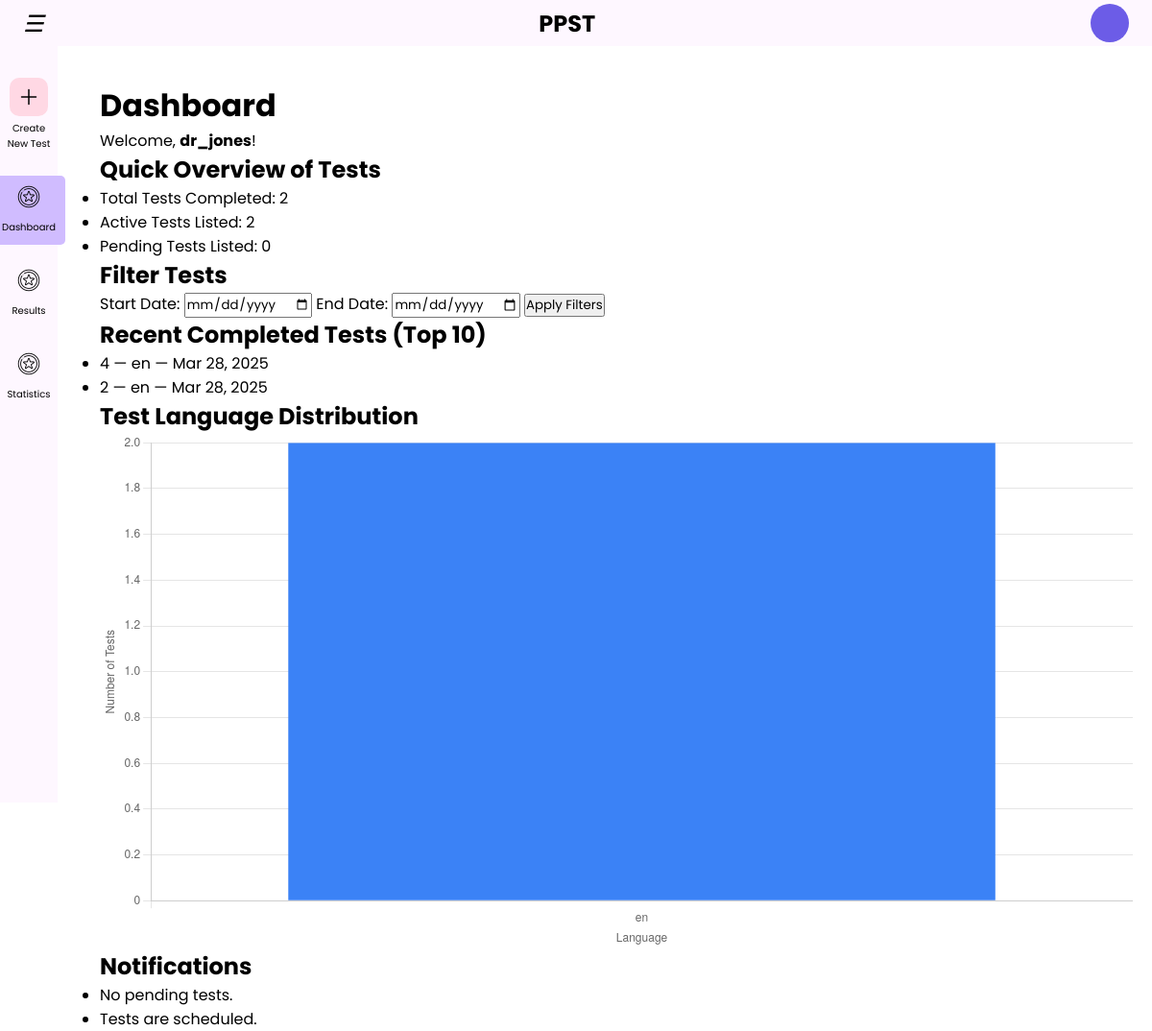
The page /basic/doctor-dashboard (signed in) on the database as committed earlier.
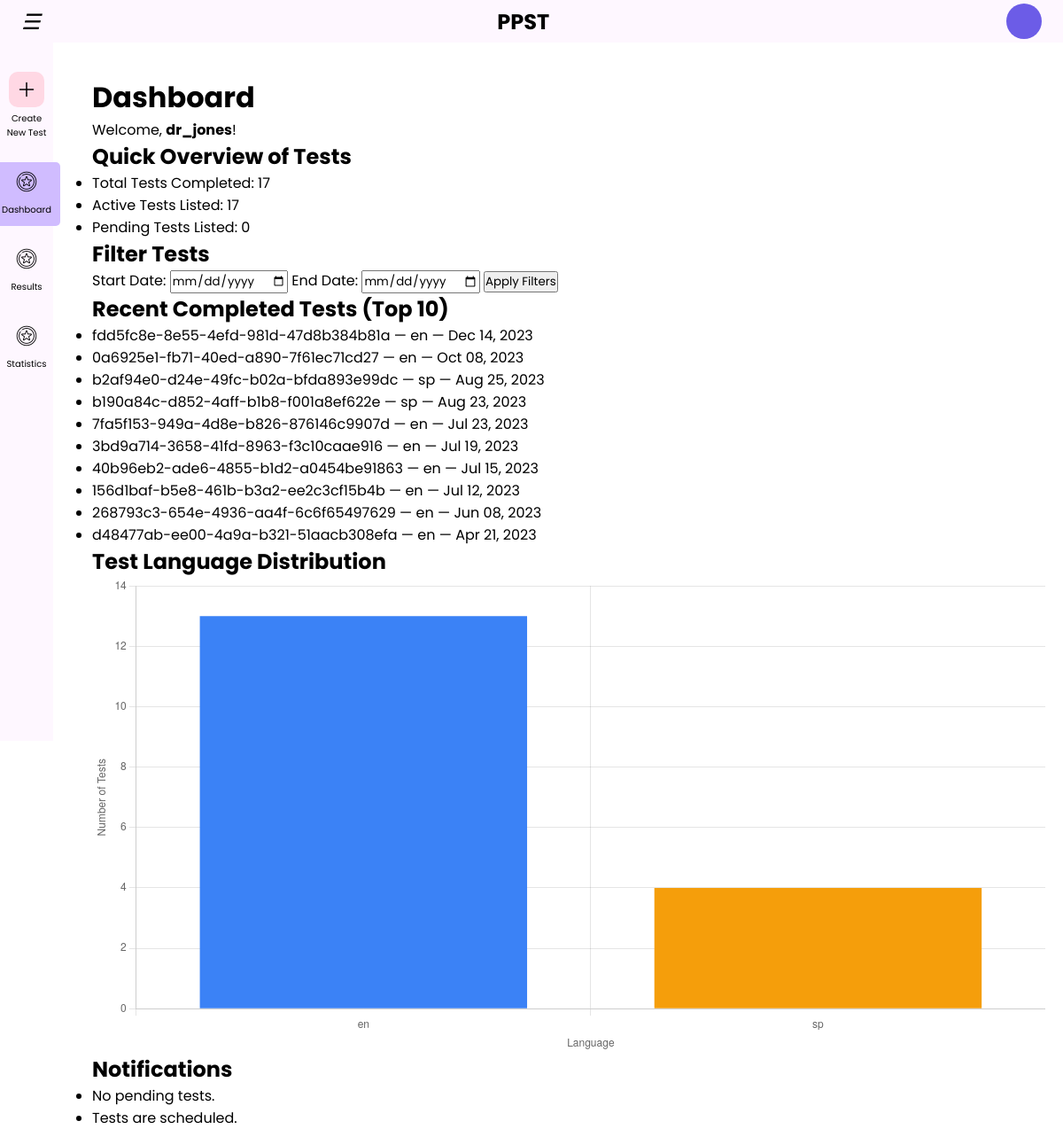
The same page on the database as committed later.
### basic/models.py (models this page shows, shortened)
class TestSession(models.Model):
    test_id = models.TextField(primary_key=True)
    doctor = models.ForeignKey(User, on_delete=models.CASCADE)  # Link to built-in User model
    age = models.IntegerField()
    date = models.DateTimeField(null=True)
    duration = models.DurationField(null=True)
    avg_latency = models.FloatField(null=True)
    accuracy = models.FloatField(null=True)
    stimuli_order = models.TextField(null=True)
    state = models.TextField(default="ready")
    language = models.TextField(default="en")

### basic/views.py (the view)
# urls.py: path("doctor-dashboard", doctor_dashboard, name='doctor-dashboard'),
@login_required(login_url='/basic/')
def doctor_dashboard(request):
    test_sessions = TestSession.objects.filter(doctor=request.user)
    completed_tests = test_sessions.count()
    active_tests = test_sessions.filter(duration__isnull=False).count()
    pending_tests = test_sessions.filter(duration__isnull=True).count()
    recent_tests = test_sessions.filter(duration__isnull=False).order_by('-date')[:10]
    language_counts = test_sessions.values('language').annotate(count=Count('test_id'))
    chart_labels = [entry['language'] for entry in language_counts]
    chart_data = [entry['count'] for entry in language_counts]
    return render(request, 'basic/dashboard/doctor_dashboard.html', {
        'completed_tests': completed_tests,
        'active_tests': active_tests,
        'pending_tests': pending_tests,
        'recent_tests': recent_tests,
        'chart_labels': json.dumps(chart_labels),
        'chart_data': json.dumps(chart_data),
    })

### basic/templates/basic/dashboard/doctor_dashboard.html (shortened to what this page needs)
{% extends 'basic/dashboard/base.html' %}
{% block content %}
<div class="p-6 max-w-4xl mx-auto space-y-6 mt-8">
  <h1 class="text-3xl font-bold">Dashboard</h1>
  <p class="text-gray-600 dark:text-gray-300">Welcome, <strong>{{ user.username }}</strong>!</p>
  <div class="bg-white dark:bg-gray-800 text-black dark:text-white rounded-lg shadow p-4">
    <h2 class="text-xl font-semibold mb-2">Quick Overview of Tests</h2>
    <ul class="list-disc pl-6 space-y-1">
      <li>Total Tests Completed: {{ completed_tests }}</li>
      <li>Active Tests Listed: {{ active_tests }}</li>
      <li>Pending Tests Listed: {{ pending_tests }}</li>
    </ul>
  </div>
  <div class="bg-white dark:bg-gray-800 text-black dark:text-white rounded-lg shadow p-4">
    <h2 class="text-lg font-semibold mb-2">Filter Tests</h2>
    <form method="get" class="space-x-2">
      <label for="start">Start Date:</label>
      <input type="date" name="start" class="border rounded p-1 dark:bg-gray-700 dark:text-white">
      <label for="end">End Date:</label>
      <input type="date" name="end" class="border rounded p-1 dark:bg-gray-700 dark:text-white">
      <button type="submit" class="bg-blue-500 text-white px-3 py-1 rounded hover:bg-blue-600">Apply Filters</button>
    </form>
  </div>
  <div class="bg-white dark:bg-gray-800 text-black dark:text-white rounded-lg shadow p-4">
    <h2 class="text-lg font-semibold">Recent Completed Tests (Top 10)</h2>
    <ul>
      {% for test in recent_tests %}
        <li>{{ test.test_id }} — {{ test.language }} — {{ test.date|date:"M d, Y" }}</li>
      {% empty %}
        <li>No recent tests available.</li>
      {% endfor %}
    </ul>
  </div>
  <div class="bg-white dark:bg-gray-800 text-black dark:text-white rounded-lg shadow p-4">
    <h2 class="text-lg font-semibold mb-4">Test Language Distribution</h2>
    <canvas id="languageChart" width="400" height="200"></canvas>
  </div>
    <h2 class="text-lg font-semibold mb-4">Notifications</h2>
  <ul>
      {% if pending_tests > 0 %}
        <li>You have {{ pending_tests }} test(s) pending approval.</li>
      {% else %}
        <li>No pending tests.</li>
      {% endif %}
      <li>Tests are scheduled.</li>
    </ul>
  </div>
<script>
document.addEventListener('DOMContentLoaded', () => {
    const ctx = document.getElementById('languageChart').getContext('2d');
    const chart = new Chart(ctx, {
        type: 'bar',
        data: {
            labels: {{ chart_labels|safe }},
            datasets: [{
                label: 'Tests by Language',
                data: {{ chart_data|safe }},
                backgroundColor: ['#3B82F6', '#F59E0B', '#10B981']
            }]
        },
        options: {
            responsive: true,
            plugins: {
                legend: { display: false },
                tooltip: { enabled: true }
            },
            scales: {
                y: {
                    beginAtZero: true,
                    title: {
                        display: true,
                        text: 'Number of Tests'
                    }
                },
                x: {
                    title: {
                        display: true,
                        text: 'Language'
                    }
                }
            }
        }
    });
});
</script>
{% endblock %}

### basic/templates/basic/dashboard/base.html (shortened to what this page needs)
{% load static %}
<!DOCTYPE html>
<html lang="en">
<head>
    <link rel="stylesheet" href="{% static 'basic/styles1.css' %}"/>
</head>
<body id="body-pd">
<header class="header" id="header">
    <div class="header_toggle">
        <i class="bx bx-menu" id="header-toggle">☰</i>
    </div>
    <div class="header-text" id="header-text">PPST</div>
    <div class="profile-container">
        <div class="profile-icon" id="profile-icon">
        </div>
    </div>
</header>
<nav class="sidebar" id="nav-bar">
    <ul>
        <li
                class="nav_item {% if request.path == '/basic/doctor-newtest' %}active{% endif %}"
        >
            <a href="{% url 'basic:doctor-newtest' %}">
            <span class="nav_icon" id="create-test">
              <svg
                      xmlns="http://www.w3.org/2000/svg"
                      fill="none"
                      viewBox="0 0 24 24"
                      stroke-width="1.5"
                      stroke="currentColor"
                      class="size-6"
              >
                <path
                        stroke-linecap="round"
                        stroke-linejoin="round"
                        d="M12 4.5v15m7.5-7.5h-15"
                />
              </svg>
            </span>
                <span class="nav_text"> Create New Test </span>
            </a>
        </li>
        <li
                class="nav_item {% if request.path == '/basic/doctor-dashboard' %}active{% endif %}"
        >
            <a href="{% url 'basic:doctor-dashboard' %}">
            <span class="nav_icon">
              <img
                      src="{% static 'basic/icon.png' %}"
                      alt="Dashboard Icon"
                      class="icon-img"
              />
            </span>
                <span class="nav_text">Dashboard</span>
            </a>
        </li>
        <li
                class="nav_item {% if request.path == '/basic/doctor-results' %}active{% endif %}"
        >
            <a href="{% url 'basic:doctor-results' %}">
            <span class="nav_icon">
              <img
                      src="{% static 'basic/icon.png' %}"
                      alt="Results Icon"
                      class="icon-img"
              />
            </span>
                <span class="nav_text">Results</span>
            </a>
        </li>
        <li
                class="nav_item {% if request.path == '/basic/doctor-statistics' %}active{% endif %}"
        >
            <a href="{% url 'basic:aggregated-statistics' %}">
            <span class="nav_icon">
              <img
                      src="{% static 'basic/icon.png' %}"
                      alt="Statistics Icon"
                      class="icon-img"
              />
            </span>
                <span class="nav_text">Statistics</span>
            </a>
        </li>
    </ul>
</nav>
<main class="content">{% block content %}{% endblock %}</main>
</body>
</html>

### basic/static/basic/styles1.css (style rules this page uses)
* { margin: 0; padding: 0; box-sizing: border-box; font-family: "Poppins", Arial, sans-serif; }
body { display: flex; height: 100vh; background-color: #ffffff; }
.sidebar { width: 60px; background-color: #FEF7FF; padding: 20px; display: flex; flex-direction: column; align-items: center; position: fixed; left: 0; height: 100vh; margin-top: 3%; transition: 0.5s ease; }
.nav_item { margin: 15px 0; list-style-type: none; text-align: center; transition: 0.3s; }
.nav_item a { text-decoration: none; color: black; display: block; padding: 10px; border-radius: 5px; }
.nav_item.active a, .nav_item a:hover { background-color: #d0bcff; }
.sidebar .nav_text { display: block; font-size: 10px; }
#nav-bar .nav_item #create-test { margin: 0 auto; }
.header { width: 100%; height: 3rem; position: fixed; top: 0; left: 0; display: flex; align-items: center; justify-content: space-between; padding: 0 1.5rem; background-color: #FEF7FF; z-index: 100; transition: width 0.5s ease; }
.header-text { font-size: 24px; font-weight: bold; text-align: center; }
.header_toggle { font-size: 1.5rem; cursor: pointer; padding: 0; }
.profile-container { display: flex; align-items: center; }
.profile-icon { width: 40px; height: 40px; background-color: #6c5ce7; color: white; font-weight: bold; font-size: 18px; display: flex; align-items: center; justify-content: center; border-radius: 50%; cursor: pointer; transition: background-color 0.3s ease; }
.content { flex: 1; padding: 20px; margin-left: 7%; margin-top: 0.5%; padding-top: 5rem; transition: margin-left 0.5s ease-in-out; }
#create-test { width: 40px; height: 40px; background-color: #ffd8e4; border: none; border-radius: 10px; font-size: 20px; cursor: pointer; text-align: center; display: flex; justify-content: center; align-items: center; margin-bottom: 10px; }
.nav_text { font-size: 14px; margin-top: 5px; display: block; text-align: center; transition: 0.3s; }
.nav_icon svg { position: absolute !; width: 24px; height: 24px; fill: black; }

Rows that differ between the two databases and show on the page:
removed TestSession: test_id "4", language "en", date "Mar 28, 2025"
removed TestSession: test_id "2", language "en", date "Mar 28, 2025"
added TestSession: test_id "fdd5fc8e-8e55-4efd-981d-47d8b384b81a", language "en", date "Dec 14, 2023"
added TestSession: test_id "0a6925e1-fb71-40ed-a890-7f61ec71cd27", language "en", date "Oct 08, 2023"
added TestSession: test_id "b2af94e0-d24e-49fc-b02a-bfda893e99dc", language "sp", date "Aug 25, 2023"
added TestSession: test_id "b190a84c-d852-4aff-b1b8-f001a8ef622e", language "sp", date "Aug 23, 2023"
added TestSession: test_id "7fa5f153-949a-4d8e-b826-876146c9907d", language "en", date "Jul 23, 2023"
added TestSession: test_id "3bd9a714-3658-41fd-8963-f3c10caae916", language "en", date "Jul 19, 2023"
added TestSession: test_id "40b96eb2-ade6-4855-b1d2-a0454be91863", language "en", date "Jul 15, 2023"
added TestSession: test_id "156d1baf-b5e8-461b-b3a2-ee2c3cf15b4b", language "en", date "Jul 12, 2023"
added TestSession: test_id "268793c3-654e-4936-aa4f-6c6f65497629", language "en", date "Jun 08, 2023"
added TestSession: test_id "d48477ab-ee00-4a9a-b321-51aacb308efa", language "en", date "Apr 21, 2023"
Other text that changed with them:
{{ completed_tests }}: "2" → "17"
{{ active_tests }}: "2" → "17"
chart data {{ chart_labels|safe }}: ["en"] → ["en", "sp"]
chart data {{ chart_data|safe }}: [2] → [13, 4]
